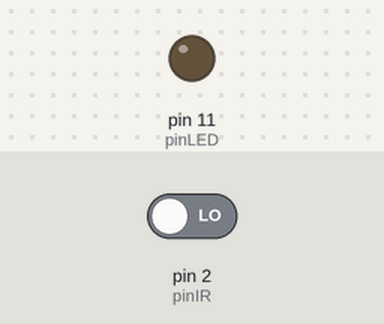
A sketch run on a simulated Arduino Uno, built with avr-gcc and run on an emulated ATmega328P. Shown: output pins drawn as LEDs (lit = HIGH). Inputs (shaded band) come from the test bench; at power-on: pin 2 (pinIR) LOW.

Above: at 1.2 s.
1.3 s: pin 2 (pinIR) driven HIGH
At 2.1 s:
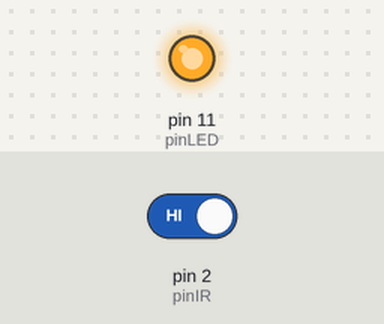
Timing chart, 0 to 4.3 s (numbered marks = the images above; inputs shaded):
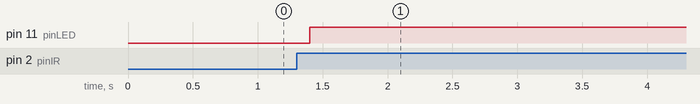

Measured:
- after the input at 1.3 s, pin 11 (pinLED): LOW → HIGH after 0.10 s

The sketch:

IR_Receiver.ino
```cpp
int pinLED = 11;
int pinIR = 2;
boolean oldIRState = LOW;
boolean newIRState = LOW;
boolean LEDstatus = LOW;
void setup (){
  Serial.begin(9600);
  pinMode(pinLED, OUTPUT);
  digitalWrite(pinLED, LOW);
  pinMode(pinIR, INPUT);
}
void loop (){
  newIRState = digitalRead(pinIR);
  if(newIRState != oldIRState)
  {
    if(newIRState == HIGH)
    {
      if(LEDstatus == LOW)
      {
        delay(100);
        digitalWrite(pinLED, HIGH);
        LEDstatus = HIGH;
      }
      else {
        delay(100);
        digitalWrite(pinLED, LOW);
        LEDstatus = LOW;
      }
    }
    oldIRState = newIRState;
  }
}
```
